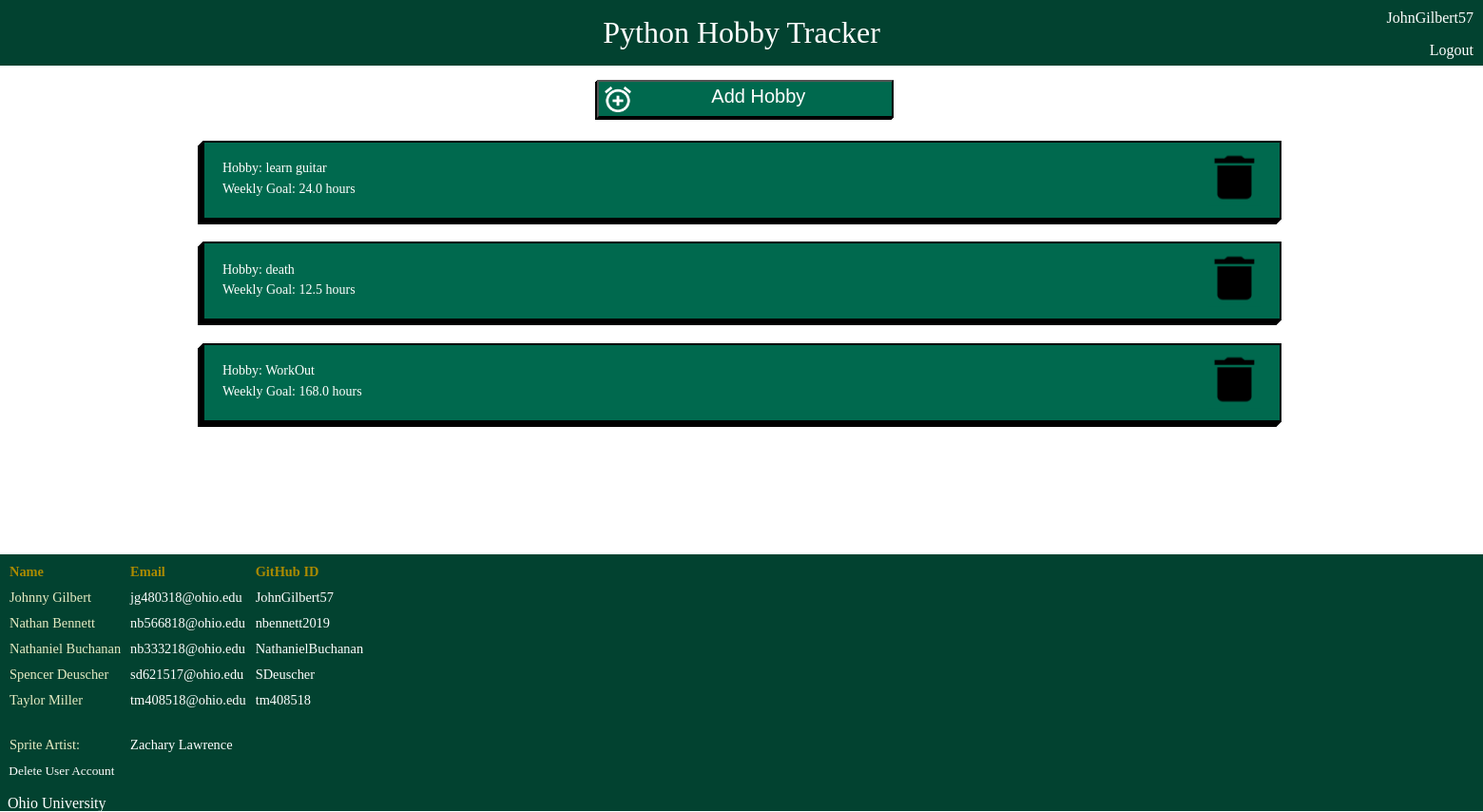
The page /userhobbies/ (signed in) on the database its author committed.
### myapp/models.py (models this page shows, shortened)
class Hobby(models.Model):
    hobbyUser = models.ForeignKey(User, on_delete=models.CASCADE)
    spriteId = models.ForeignKey(Sprite, on_delete=models.CASCADE, help_text = None) #CHECK THIS
    name = models.CharField(max_length=300, help_text = None)
    timeLimit = models.FloatField(validators = [MinValueValidator(0), MaxValueValidator(168.0)], help_text = None)

### myapp/views.py (the view)
# urls.py: path('userhobbies/', views.hobbiespage),
def hobbiespage(response):
    if response.method == "POST":
        form = NewHobbyForm(response.POST)
        if(form.is_valid()):
            obj = form.save(commit=False)
            obj.hobbyUser = User.objects.get(pk=response.user.id)
            obj.save()
            return redirect("/userhobbies")
    else:
        form = NewHobbyForm()
    if response.user.is_anonymous:
        return redirect('/login')
    if response.method == "POST" and 'delete' in response.POST:
        delete_key = response.POST.get('delete')
        if Hobby.objects.filter(pk=delete_key).count() > 0:
            target = Hobby.objects.get(pk=delete_key)
            target.delete()
    if response.method == "POST" and 'deleteuser' in response.POST:
        username = response.user.username
        u = User.objects.get(username = username)
        u.delete()
        return redirect('/login')
    userHobbies = Hobby.objects.filter(hobbyUser=response.user)
    context = {
        'userHobbies': list(userHobbies),
        'form': form
    }
    return render(response, './myhobby/userhobbies.html', context)

### myapp/models.py (called while the page is built)
    def __str__(self):
        return self.spriteName

### myapp/templates/myhobby/userhobbies.html (shortened to what this page needs)
{% load crispy_forms_tags%}
{% block content %}
{% load static %}
<!DOCTYPE >
<html>
    <head>
        <link rel = "stylesheet" type = "text/css" href="{% static 'myapp/css/userhobbies.css' %}">
    </head>
    <body>
        <div id = header>
            <p>Python Hobby Tracker</p>
        </div>
        <div id = credentials>
            <p>{{user.username}}</p>
            <a href = "{% url 'logout' %}">Logout</a>
        </div>
        <div id = container>
            <div id = addhobby>
                <button data-modal-target = "#modal" type = 'submit' id = "Create"><img src = "{% static 'myapp/img/add.png' %}"/><p>Add Hobby</p></button>
            </div>
            {% for hobby in userHobbies %}
            <div id = hobbyinfo>
                <a href="/hobbyview?hobbyid={{ hobby.id }}">
                    <p style = "padding-bottom: 0.5%;">Hobby: {{ hobby.name }}</p>
                    <p>Weekly Goal: {{ hobby.timeLimit}} hours</p>
                </a>
                <form method="POST">
                    <button type='submit' name="delete" value='{{hobby.id}}'><img src ="{% static 'myapp/img/Vector.png' %}" alt = "Trash Can"/></button>
                </form>
            </div>
        {% endfor %}
        </div>
        <div id = footer>
                <table>
                    <tr>
                        <th>Name</th>
                        <th>Email</th>
                        <th>GitHub ID</th>
                    </tr>
                    <tr>
                        <td>Johnny Gilbert</td>
                        <td><a href="mailto: jg480318@ohio.edu">jg480318@ohio.edu</a></td>
                        <td><a href=https://github.com/JohnGilbert57>JohnGilbert57</a></td>
                    </tr>
                    <tr>
                        <td>Nathan Bennett</td>
                        <td><a href="mailto: nb566818@ohio.edu">nb566818@ohio.edu</a></td>
                        <td><a href=https://github.com/nbennett2019>nbennett2019</a></td>
                    </tr>
                    <tr>
                        <td>Nathaniel Buchanan</td>
                        <td><a href="mailto: nb333218@ohio.edu">nb333218@ohio.edu</a></td>
                        <td><a href=https://github.com/NathanielBuchanan>NathanielBuchanan</a></td></td>
                    </tr>
                    <tr>
                        <td>Spencer Deuscher</td>
                        <td><a href="mailto: sd621517@ohio.edu">sd621517@ohio.edu</a></td>
                        <td><a href=https://github.com/SDeuscher>SDeuscher</a></td></td>
                    </tr>
                    <tr>
                        <td>Taylor Miller</td>
                        <td><a href="mailto: tm408518@ohio.edu">tm408518@ohio.edu</a></td>
                        <td><a href=https://github.com/tm408518>tm408518</a></td>
                    </tr>
                    <tr>
                        <td>Sprite Artist:</td>
                        <td><a href="mailto: zacharylawrence00@gmail.com">Zachary Lawrence</a></td>
                    </tr>
                </table>
                <form method="POST">
                    <button type='submit' name="deleteuser" id = "deleteAccount">Delete User Account</button>
                </form>
                <p><a href=https://www.ohio.edu>&nbsp&nbspOhio University<a></p>
            </div>
    </body>
</html>
{% endblock%}

### myapp/static/myapp/css/userhobbies.css (style rules this page uses)
body { margin: 0; padding: 0; font-family: "Robobto"; position: relative; height: 100%; overflow-x: hidden; }
table { font-family: georgia, serif; border-spacing: 10px; font-size: 90%; }
td { text-align: left; padding: 0%; color:rgb(231,236,195); }
#credentials { position: relative; float: right; top: -75px; text-align: right; padding-right: 10px; margin: 0; color: white; }
th { text-align: left; padding: 0%; color: rgb(170,138,0); }
a:link, a:visited { color: rgb(255, 255, 255); background-color: transparent; text-decoration: none; }
#header { margin-top: -2%; width: 100%; height: 100px; float: right; background-color:#024230; }
#header p { text-align: center; margin: auto; margin-top: 1%; padding-top: 2%; font-size: 200%; color: rgb(255, 255, 255); }
#footer { height: 270px; width: 100%; margin-top: 1.5%; position: relative; width: 100%; bottom: 0%; color: rgb(255, 255, 255); background-color: #024230; }
#hobbyinfo { width: 70%; background-color: #00694E; margin: 0 auto; height: 5%; padding: 1.25%; margin-bottom: 1.5%; border: 2px solid black; box-shadow: -1px 1px black, -2px 2px black, -3px 3px black, -4px 4px black, -5px 5px black; }
#hobbyinfo p { color: white; margin: 0; font-size: 14px; }
#hobbyinfo img { height: 80%; cursor: pointer; }
#hobbyinfo button { float: right; transform:translateY(-84%); height: 150%; background-color: #00694E; border:none; }
#addhobby { display: block; margin-left: 40.25%; margin-right: auto; width: 100%; margin-bottom: 1.5%; }
#Create { width: 20%; height: 5%; background-color: #00694E; margin-top: 1%; box-shadow: -1px 1px black, -2px 2px black; cursor:pointer; }
#addhobby img { height: 80%; float: left; padding-top: 0.25%; color: white; }
#addhobby p { display: inline; margin-top: 25%; font-size: 150%; color: white; }
#container { min-height:70%; }
#deleteAccount { background-color: #024230; border: none; color: white; font-family: georgia, serif; padding-left: 0.6%; }

### rows shown on the page
Hobby: name "learn guitar", timeLimit "24.0", {{ hobby.id }} 75 (drawn)
Hobby: name "death", timeLimit "12.5", {{ hobby.id }} 76 (drawn)
Hobby: name "WorkOut", timeLimit "168.0", {{ hobby.id }} 77 (drawn)

### other values the page prints
{{ user.username }} "JohnGilbert57"
